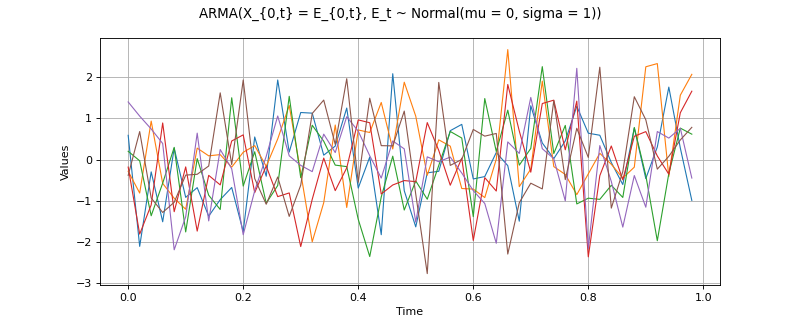

Write the Python code that produced this figure.
import openturns as ot
from matplotlib import pyplot as plt
from openturns.viewer import View
if ot.ARMA().__class__.__name__ == 'Process':
    # default to Gaussian for the interface class
    process = ot.GaussianProcess()
elif ot.ARMA().__class__.__name__ == 'DiscreteMarkovChain':
    process = ot.ARMA()
    process.setTransitionMatrix(ot.SquareMatrix([[0.0,0.5,0.5],[0.7,0.0,0.3],[0.8,0.0,0.2]]))
    origin = 0
    process.setOrigin(origin)
else:
    process = ot.ARMA()
process.setTimeGrid(ot.RegularGrid(0.0, 0.02, 50))
process.setDescription(['$x$'])
sample = process.getSample(6)
sample_graph = sample.drawMarginal(0)
sample_graph.setTitle(str(process))

fig = plt.figure(figsize=(10, 4))
sample_axis = fig.add_subplot(111)
View(sample_graph, figure=fig, axes=[sample_axis], add_legend=False)
